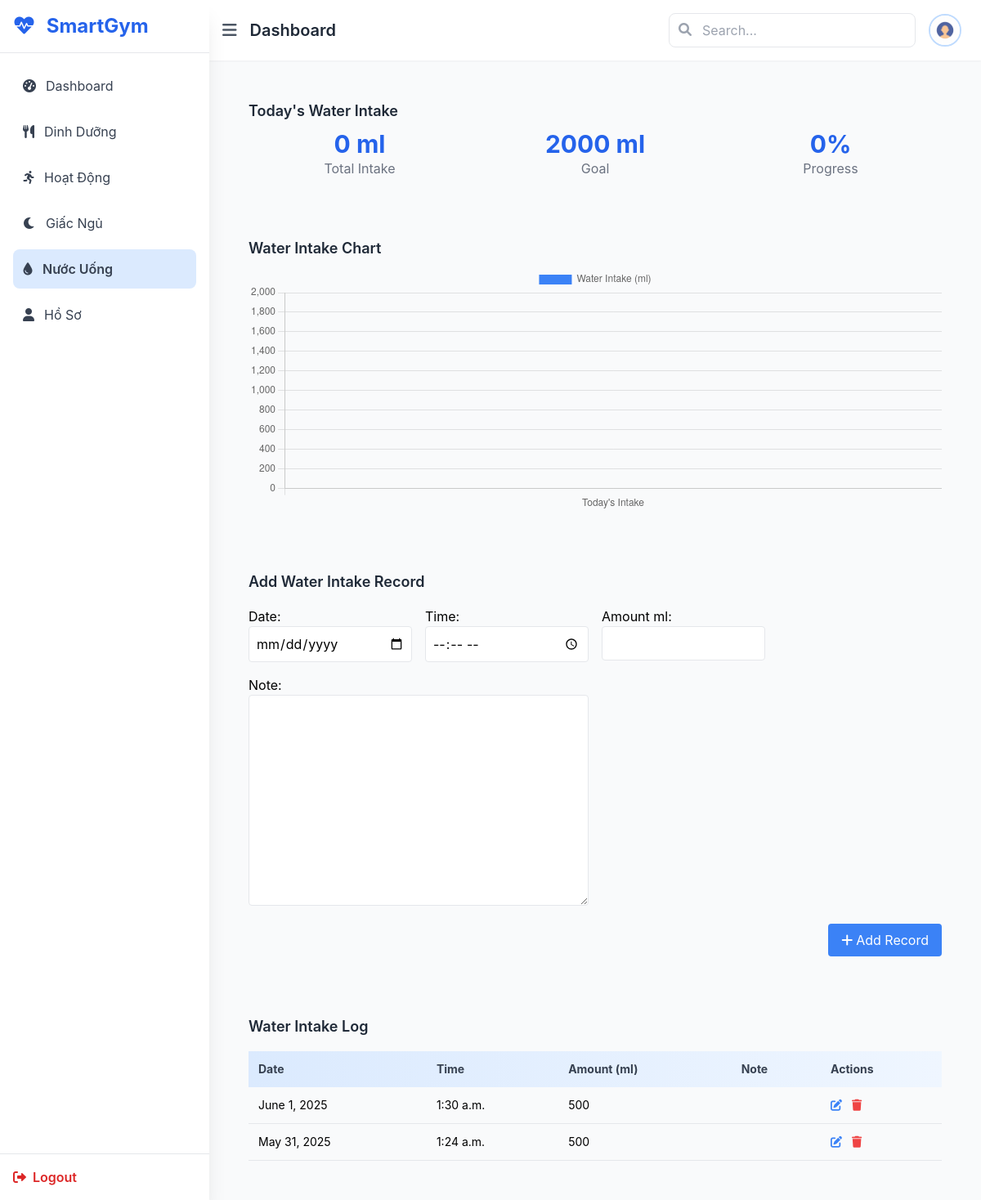
The page /water_intake/ (signed in) on the database as committed earlier.
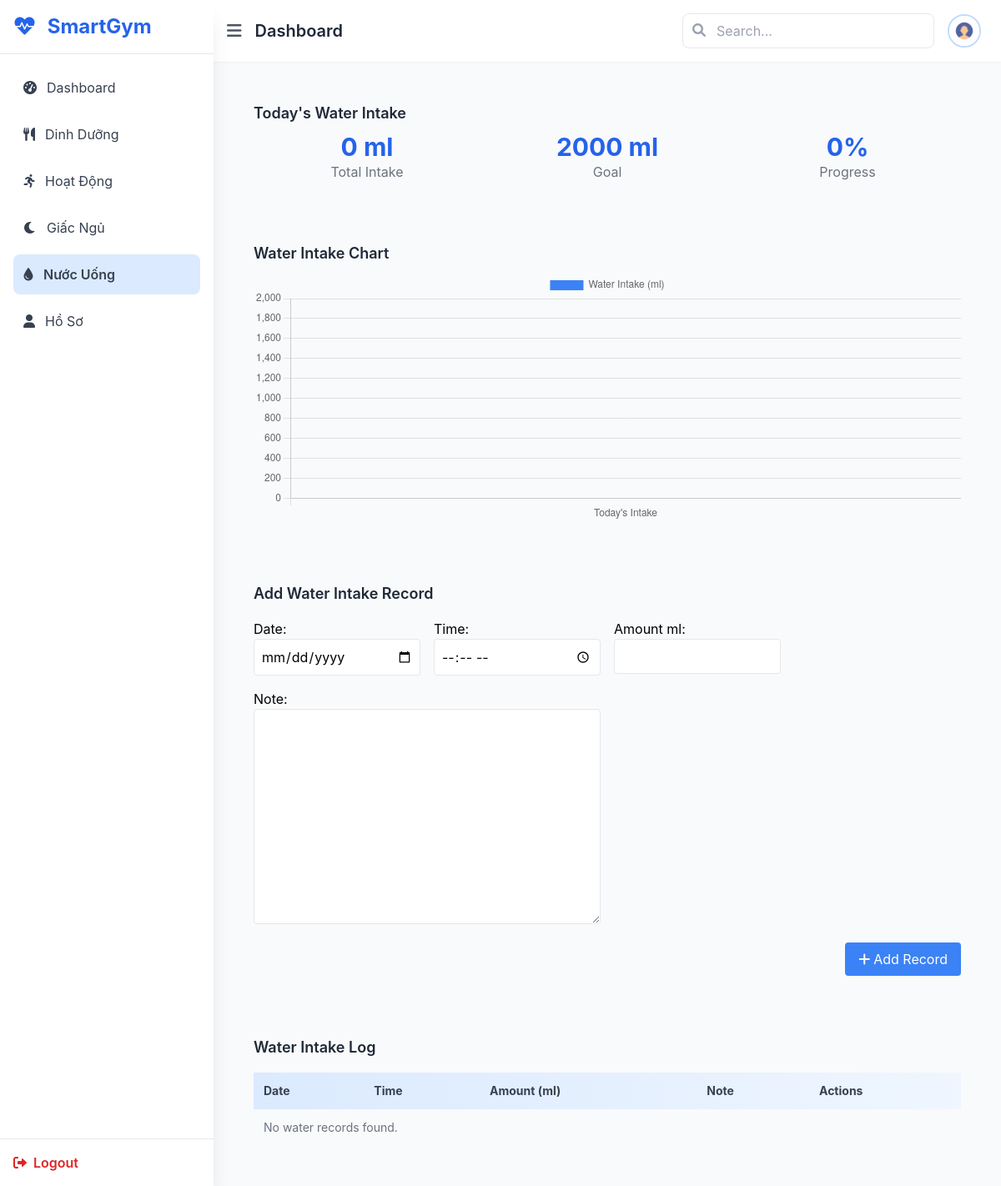
The same page on the database as committed later.
### hydration/models.py (models this page shows, shortened)
class WaterIntake(models.Model):
    user = models.ForeignKey(settings.AUTH_USER_MODEL, on_delete=models.CASCADE)
    date = models.DateField()
    time = models.TimeField()
    amount_ml = models.PositiveIntegerField()
    note = models.TextField(blank=True)

### main/views.py (the view)
# urls.py: path('water_intake/', views.water_intake, name='water_intake'),
@login_required
def water_intake(request):
    user = request.user
    today = date.today()
    if request.method == 'POST':
        form = WaterIntakeForm(request.POST)
        if form.is_valid():
            entry = form.save(commit=False)
            entry.user = user
            entry.save()
            return redirect('water_intake')
    else:
        form = WaterIntakeForm()
    today_entries = WaterIntake.objects.filter(user=user, date=today)
    total_today = today_entries.aggregate(total=Sum('amount_ml'))['total'] or 0
    all_entries = WaterIntake.objects.filter(user=user).order_by('-date', '-time')
    return render(request, 'main/water_intake.html', {
        'form': form,
        'entries': all_entries,
        'total_today': total_today,
        'goal_ml': 2000,
    })

### hydration/forms.py
class WaterIntakeForm(forms.ModelForm):
    class Meta:
        model = WaterIntake
        fields = ['date', 'time', 'amount_ml', 'note']
        widgets = {
            'date': forms.DateInput(attrs={'type': 'date'}),
            'time': forms.TimeInput(attrs={'type': 'time'}),
        }

### main/templatetags/form_filters.py (called while the page is built)
@register.filter(name='add_class')
def add_class(field, css_class):
    try:
        return field.as_widget(attrs={"class": css_class})
    except AttributeError:
        return field  # fallback nếu field không có .as_widget

@register.filter
def progress_percent(current, goal):
    try:
        return round((current / goal) * 100)
    except (ZeroDivisionError, TypeError):
        return 0

### main/templates/main/water_intake.html (shortened to what the changed rows need)
{% extends 'main/base.html' %}
{% load form_filters %}
{% block content %}
<div class="card p-6 rounded-lg">
  <div class="overflow-x-auto">
      <table class="w-full text-left text-sm">
          <thead class="bg-gradient-to-r from-blue-100 to-blue-50 text-gray-700">
              <tr>
                  <th class="p-3">Date</th>
                  <th class="p-3">Time</th>
                  <th class="p-3">Amount (ml)</th>
                  <th class="p-3">Note</th>
                  <th class="p-3">Actions</th>
              </tr>
          </thead>
          <tbody>
              {% for entry in entries %}
              <tr class="border-b">
                  <td class="p-3">{{ entry.date }}</td>
                  <td class="p-3">{{ entry.time }}</td>
                  <td class="p-3">{{ entry.amount_ml }}</td>
                  <td class="p-3">{{ entry.note }}</td>
                  <td class="p-3">
                      <a href="{% url 'edit_water' entry.id %}" class="text-blue-500 hover:text-blue-700 mr-2">
                          <i class="fas fa-edit"></i>
                      </a>
                      <a href="{% url 'delete_water' entry.id %}" class="text-red-500 hover:text-red-700">
                          <i class="fas fa-trash"></i>
                      </a>
                  </td>
              </tr>
              {% empty %}
              <tr><td colspan="5" class="p-3 text-gray-500">No water records found.</td></tr>
              {% endfor %}
          </tbody>
      </table>
  </div>
</div>
<script>
    function updateWaterChart() {
        fetch("{% url 'water-intake-data' %}") // Gọi API Django
            .then(response => response.json())
            .then(data => {
                if (typeof data.total !== "undefined") {
                    waterChart.data.datasets[0].data = [data.total];  // Cập nhật lượng nước uống
                    waterChart.update(); // Cập nhật biểu đồ ngay lập tức
                } else {
                    console.error("Dữ liệu từ API bị lỗi:", data);
                }
            })
            .catch(error => console.error("Lỗi khi lấy dữ liệu từ API:", error)); // Bắt lỗi nếu API gặp sự cố
    }
    document.addEventListener("DOMContentLoaded", function () {
        updateWaterChart(); // Cập nhật biểu đồ khi tải trang
    });
    const waterCtx = document.getElementById("waterChart").getContext("2d");
    const waterChart = new Chart(waterCtx, {
        type: "bar",
        data: {
            labels: ["Today's Intake"],
            datasets: [
                {
                    label: "Water Intake (ml)",
                    data: [Number("{{ total_today|default:0 }}")],
                    backgroundColor: "rgb(59, 130, 246)"
                }
            ]
        },
        options: {
            responsive: true,
            maintainAspectRatio: false,
            scales: { y: { beginAtZero: true, max: 2000 } }
        }
    });
    document.querySelector("form").addEventListener("submit", function(event) {
        setTimeout(updateWaterChart, 500); // Cập nhật ngay sau khi nhập lượng nước mới
    });
</script>
{% endblock %}

Rows that differ between the two databases and show on the page:
removed WaterIntake: date "June 1, 2025", time "1:30 a.m.", amount_ml "500"
removed WaterIntake: date "May 31, 2025", time "1:24 a.m.", amount_ml "500"
Other text that changed with them:
text now shown: "No water records found."
